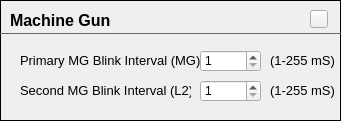
               <widget class="FrameContent" name="frmMachineGun">
                <property name="geometry">
                 <rect>
                  <x>10</x>
                  <y>150</y>
                  <width>341</width>
                  <height>121</height>
                 </rect>
                </property>
                <property name="frameShape">
                 <enum>QFrame::Box</enum>
                </property>
                <property name="frameShadow">
                 <enum>QFrame::Plain</enum>
                </property>
                <widget class="QLabel" name="label_106">
                 <property name="geometry">
                  <rect>
                   <x>10</x>
                   <y>10</y>
                   <width>191</width>
                   <height>21</height>
                  </rect>
                 </property>
                 <property name="font">
                  <font>
                   <family>MS Shell Dlg 2</family>
                   <pointsize>12</pointsize>
                   <weight>75</weight>
                   <bold>true</bold>
                  </font>
                 </property>
                 <property name="text">
                  <string>Machine Gun</string>
                 </property>
                </widget>
                <widget class="QFrame" name="frame_25">
                 <property name="geometry">
                  <rect>
                   <x>0</x>
                   <y>23</y>
                   <width>341</width>
                   <height>20</height>
                  </rect>
                 </property>
                 <property name="styleSheet">
                  <string notr="true">color: #666;</string>
                 </property>
                 <property name="frameShape">
                  <enum>QFrame::HLine</enum>
                 </property>
                 <property name="frameShadow">
                  <enum>QFrame::Plain</enum>
                 </property>
                </widget>
                <widget class="HelpButton" name="hpbMachineGun">
                 <property name="geometry">
                  <rect>
                   <x>310</x>
                   <y>10</y>
                   <width>18</width>
                   <height>18</height>
                  </rect>
                 </property>
                 <property name="maximumSize">
                  <size>
                   <width>18</width>
                   <height>18</height>
                  </size>
                 </property>
                 <property name="text">
                  <string/>
                 </property>
                </widget>
                <widget class="QLabel" name="label_109">
                 <property name="geometry">
                  <rect>
                   <x>20</x>
                   <y>50</y>
                   <width>181</width>
                   <height>21</height>
                  </rect>
                 </property>
                 <property name="font">
                  <font>
                   <pointsize>10</pointsize>
                  </font>
                 </property>
                 <property name="text">
                  <string>Primary MG Blink Interval (MG)</string>
                 </property>
                </widget>
                <widget class="QSpinBox" name="spinMGBlink_mS">
                 <property name="geometry">
                  <rect>
                   <x>200</x>
                   <y>50</y>
                   <width>61</width>
                   <height>22</height>
                  </rect>
                 </property>
                 <property name="minimum">
                  <number>1</number>
                 </property>
                 <property name="maximum">
                  <number>255</number>
                 </property>
                </widget>
                <widget class="QLabel" name="label_110">
                 <property name="geometry">
                  <rect>
                   <x>270</x>
                   <y>50</y>
                   <width>71</width>
                   <height>21</height>
                  </rect>
                 </property>
                 <property name="font">
                  <font>
                   <pointsize>10</pointsize>
                  </font>
                 </property>
                 <property name="text">
                  <string>(1-255 mS)</string>
                 </property>
                </widget>
                <widget class="QLabel" name="label_157">
                 <property name="geometry">
                  <rect>
                   <x>270</x>
                   <y>80</y>
                   <width>71</width>
                   <height>21</height>
                  </rect>
                 </property>
                 <property name="font">
                  <font>
                   <pointsize>10</pointsize>
                  </font>
                 </property>
                 <property name="text">
                  <string>(1-255 mS)</string>
                 </property>
                </widget>
                <widget class="QSpinBox" name="spinSecondMGBlink_mS">
                 <property name="geometry">
                  <rect>
                   <x>200</x>
                   <y>80</y>
                   <width>61</width>
                   <height>22</height>
                  </rect>
                 </property>
                 <property name="minimum">
                  <number>1</number>
                 </property>
                 <property name="maximum">
                  <number>255</number>
                 </property>
                </widget>
                <widget class="QLabel" name="label_158">
                 <property name="geometry">
                  <rect>
                   <x>20</x>
                   <y>80</y>
                   <width>171</width>
                   <height>21</height>
                  </rect>
                 </property>
                 <property name="font">
                  <font>
                   <pointsize>10</pointsize>
                  </font>
                 </property>
                 <property name="text">
                  <string>Second MG Blink Interval (L2)</string>
                 </property>
                </widget>
               </widget>
